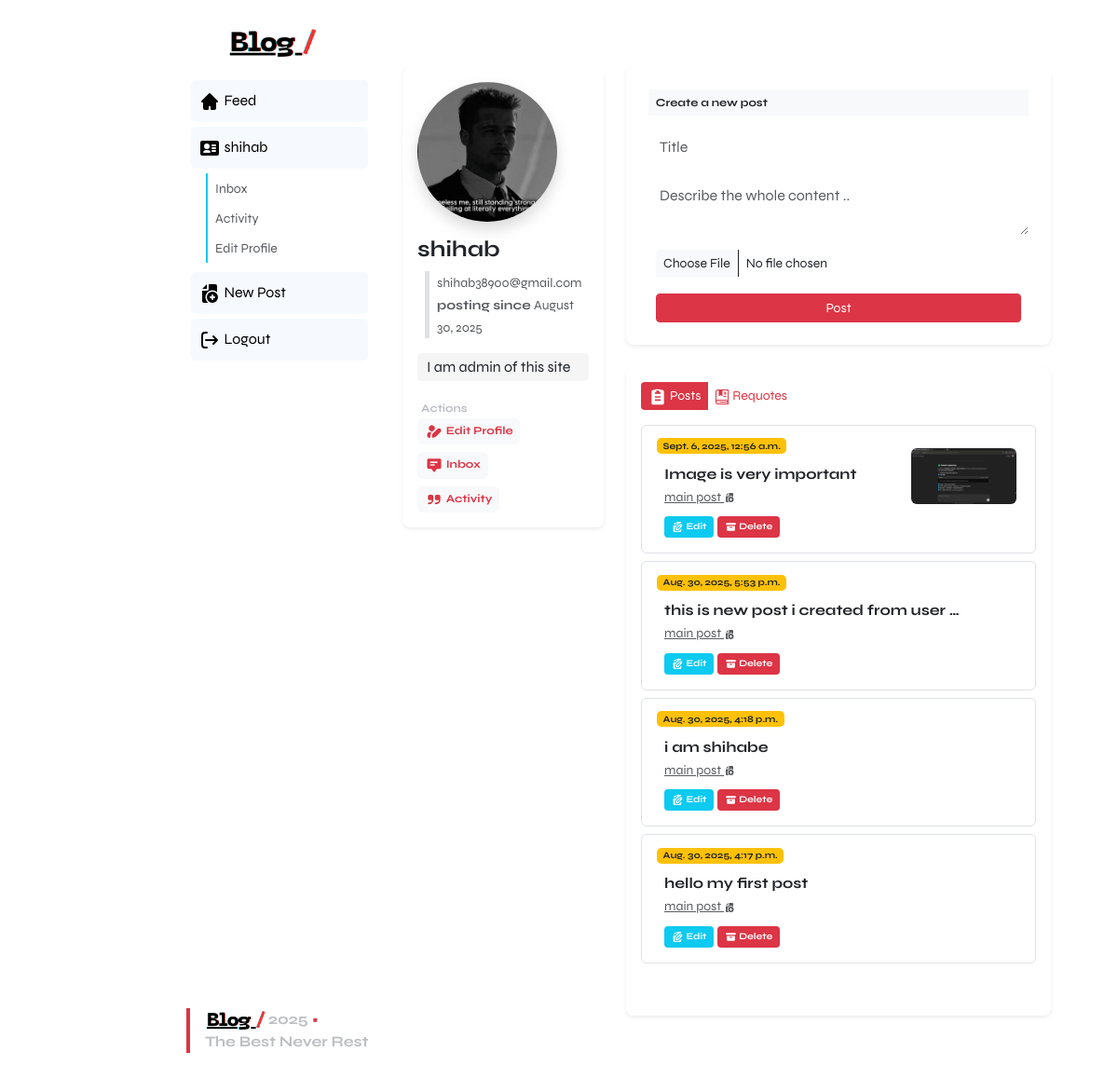
The page /profile/ (signed in) on the database as committed earlier.
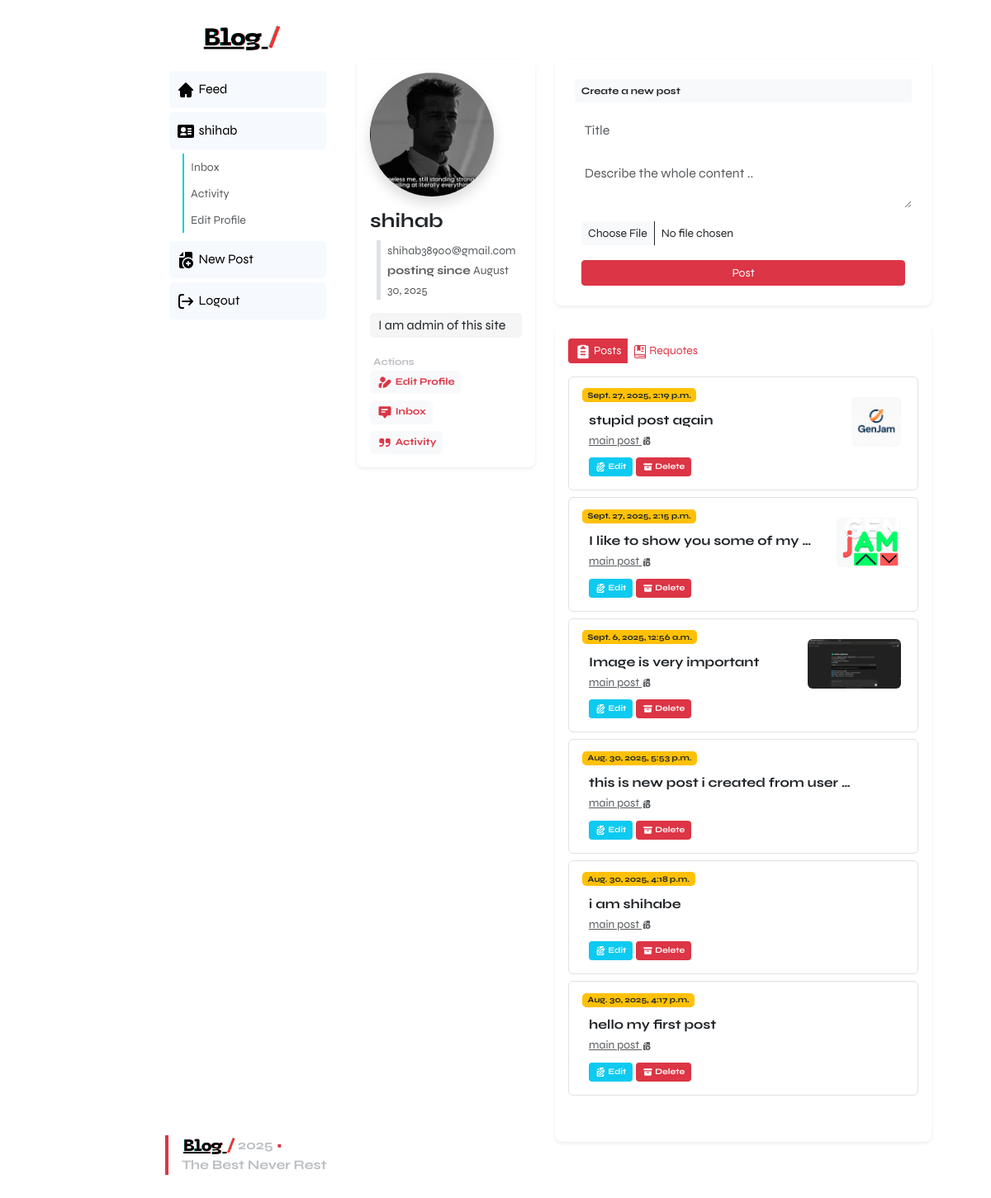
The same page on the database as committed later.
### blog/models.py (models this page shows, shortened)
class Post (models.Model):
    title = models.CharField(max_length=200)
    content = models.TextField()
    created_at = models.DateTimeField(auto_now_add=True)
    author = models.ForeignKey(User, on_delete=models.CASCADE, related_name="posts", null=True)
    image = models.ImageField(upload_to='post_images/', blank=True, null=True)  # New field

### blog/views.py (the view)
# urls.py: path('profile/', views.profile, name='profile'),
@login_required
def profile(request):
    view_type  = request.GET.get('view', 'posts')
    if view_type == 'requotes':
        items =  Requote.objects.filter (user=request.user).order_by('-created_at')
    else:
        items = Post.objects.filter(author=request.user).order_by('-created_at')
    return render(request, 'blog/profile.html', {
        "view_type": view_type,
        "items": items,
    })

### blog/templatetags/app_icons.py (called while the page is built)
@register.simple_tag
def get_icon(name, size=20, cls=""):
    file_path = os.path.join(ICON_PATH, f"{name}.svg")
    try:
        with open(file_path, "r") as f:
            svg = f.read()
        svg = svg.replace("<svg", f'<svg width="{size}" height="{size}" class="{cls}"')
        return mark_safe(svg)
    except FileNotFoundError:
        return f"<!-- icon '{name}' not found -->"

### blog/templates/blog/profile.html (shortened to what the changed rows need)
{% extends "blog/base.html" %}
{% block content %}
<div class="container pt-4 destop-contianer-profile">
    <div class="row">
        {% load app_icons %}
        <div class="col-md-8">
            <div id="postContainer" class="card shadow-sm p-3 rounded-3 mb-5 pb-5 border-0">
                {% if view_type == "posts" %}
                    <div class="list-group">
                        {% for post in items %}
                        <div
                                class="list-group-item d-flex justify-content-between align-items-start  mb-2  border rounded ">
                            <div>
                                <div class="mb-2">
                                <span class="badge bg-warning text-dark tiny-text" style="border-radius:5px;">
                                    {{ post.created_at }}
                                </span>
                                </div>
                                <div class="ps-2">
                                    <b>{{ post.title|truncatewords:8 }}</b>
                                    <small>
                                        <a href="{% url 'post_detail' post.pk %}" class="text-muted">
                                            main post {% get_icon 'post_new' size='12' %}</a>
                                    </small>
                                </div>
                                <div class="py-2 ps-2 ">
                                     <button type="button"
                                             class="btn btn-link bg-info text-white border-0 tiny-text btn-sm text-decoration-none "
                                            data-bs-toggle="modal"
                                            data-bs-target="#editModal{{ post.pk }}">
                                        <b>{% get_icon "edit_post" size='13' %} Edit</b>
                                    </button>
                                    <button type="button"
                                            class=" btn btn-link bg-danger text-white border-0 tiny-text btn-sm text-decoration-none  "
                                            data-bs-toggle="modal"
                                            data-bs-target="#deleteModal{{ post.pk }}">
                                        <b>{% get_icon "post_del" size='13' %} Delete</b>
                                    </button>
                                </div>
                            </div>
                            <div class="p-1 pt-3">
                                <span>
                                    {% if post.image %}
                                        <img src="{{ post.image.url }}" class="img-fluid p-0  rounded bg-light"
                                         alt="post image" style="height:60px;!important">
                                    {% endif %}
                                </span>
                            </div>
                        </div>
                        {% empty %}
                            <p>No posts yet.</p>
                        {% endfor %}
                    </div>
                {% else %}
                     {% for requote in items %}
                                        {% load humanize %}
                    {% empty %}
                            <p>No requotes yet.</p>
                    {% endfor %}
                {% endif %}
            </div>
        </div>
    </div>
</div>
{% endblock %}

Rows that differ between the two databases and show on the page:
added Post: created_at "Sept. 27, 2025, 2:19 p.m.", title "stupid post again", image (picture)
added Post: created_at "Sept. 27, 2025, 2:15 p.m.", title "I like to show you some of my …", image (picture)
